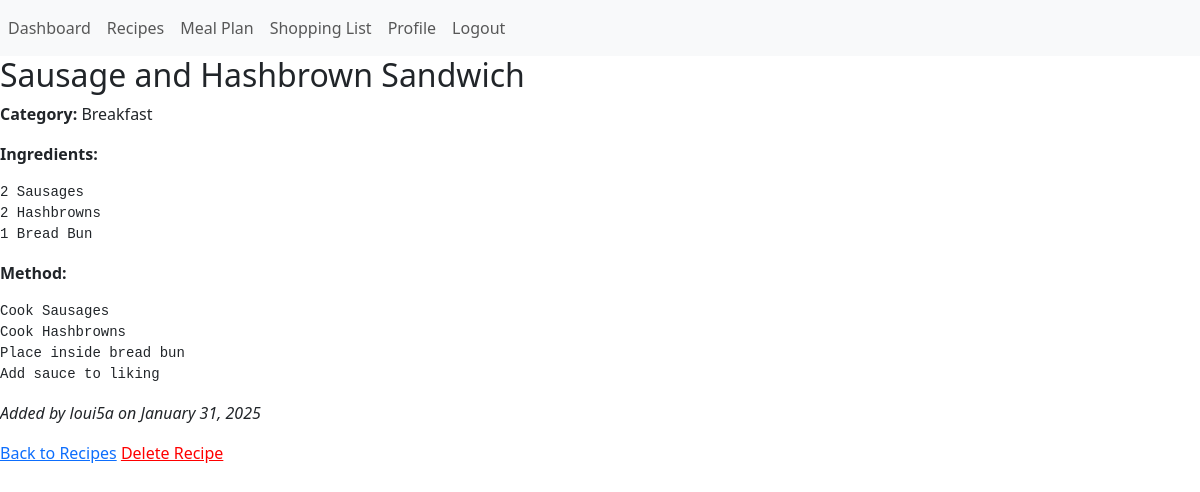
The app's page /recipes/6/ (signed in) with its own data.
### wfd/models.py (models this page shows, shortened)
class Recipe(models.Model):
    CATEGORY_CHOICES = [
        ('breakfast', 'Breakfast'),
        ('lunch', 'Lunch'),
        ('dinner', 'Dinner'),
        ('snack', 'Snack'),
        ('dessert', 'Dessert'),
    ]
    title = models.CharField(max_length = 255)
    user = models.ForeignKey(User, on_delete=models.CASCADE)
    ingredients = models.TextField(help_text = "Enter each ingredient on a new line.")
    method= models.TextField()
    tags = models.CharField(max_length=20, choices= CATEGORY_CHOICES)
    created_at = models.DateTimeField(auto_now_add=True)

### wfd/views.py (the view)
# urls.py: path('recipes/<int:recipe_id>/', views.recipe_detail, name='recipe_detail'),
@login_required
def recipe_detail(request, recipe_id):
    recipe = get_object_or_404(Recipe, id=recipe_id)
    return render(request, 'recipes/recipe_detail.html', {'recipe': recipe})

### wfd/templates/recipes/recipe_detail.html
{% extends "base.html" %}
{% block content %}
    <h2>{{ recipe.title }}</h2>
    <p><strong>Category:</strong> {{ recipe.get_tags_display }}</p>
    <p><strong>Ingredients:</strong></p>
    <pre>{{ recipe.ingredients }}</pre>
    <p><strong>Method:</strong></p>
    <pre>{{ recipe.method }}</pre>
    <p><em>Added by {{ recipe.user.username }} on {{ recipe.created_at|date:"F j, Y" }}</em></p>
    <a href="{% url 'recipe_list' %}">Back to Recipes</a>
    {% if user == recipe.user %}
        <a href="{% url 'delete_recipe' recipe.id %}" style="color: red;">Delete Recipe</a>
    {% endif %}
{% endblock %}

### records on screen
Recipe: title "Sausage and Hashbrown Sandwich", tags "Breakfast", ingredients "2 Sausages 2 Hashbrowns 1 Bread Bun", method "Cook Sausages Cook Hashbrowns Place inside bread bun Add sauce to liking", user.username "loui5a", created_at "January 31, 2025"
